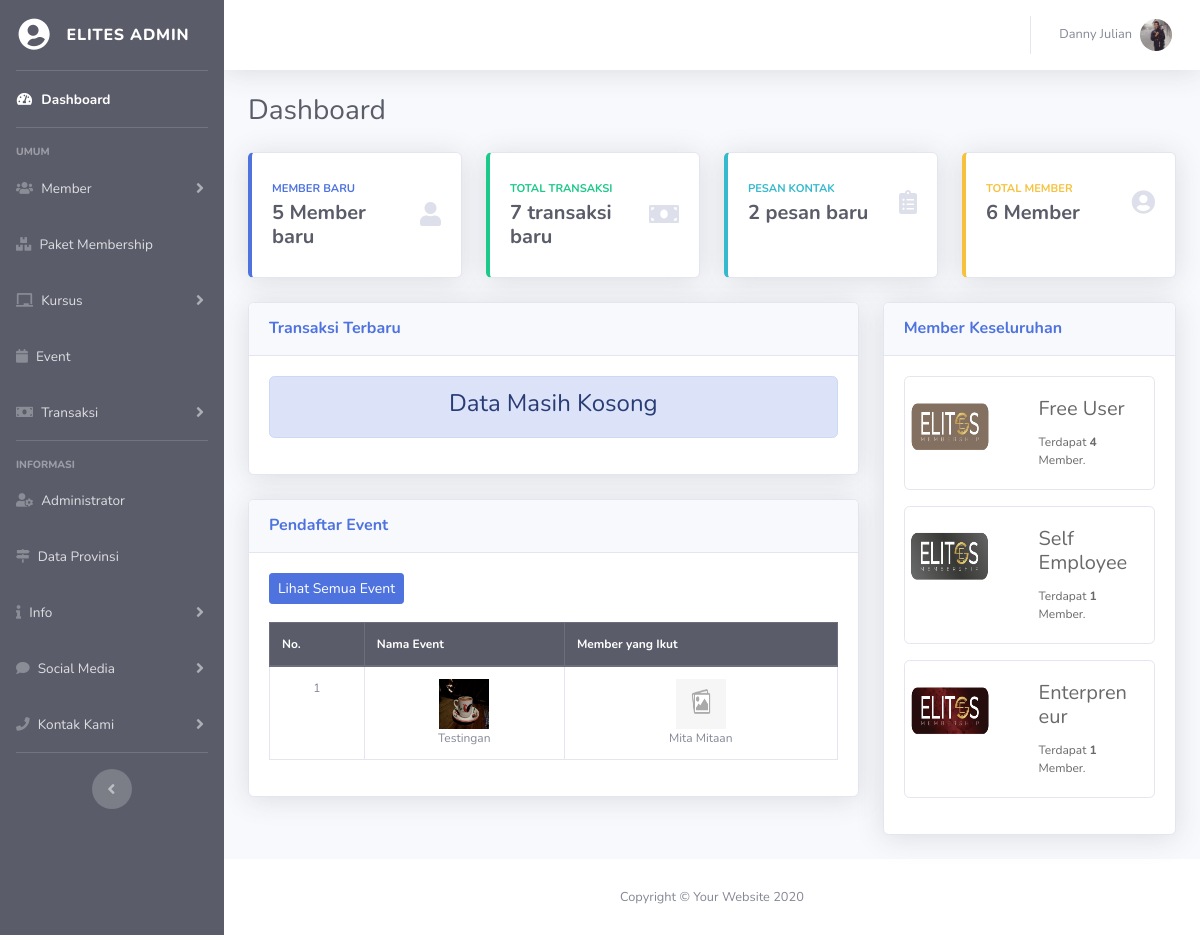
/elit-admin/index.php (signed in), run on the app's committed database.
### tables this page shows
CREATE TABLE `user` (
  `id_user` int(11) NOT NULL,
  `nama_user` varchar(50) NOT NULL,
  `alamat` text NOT NULL,
  `tgl_lahir` date NOT NULL,
  `jenis_kelamin` varchar(15) NOT NULL,
  `no_hp` varchar(15) NOT NULL,
  `email` varchar(50) NOT NULL,
  `password` varchar(15) NOT NULL,
  `foto` varchar(100) NOT NULL,
  `hak_akses` varchar(15) NOT NULL,
  `status` varchar(15) NOT NULL,
  `setuju` varchar(5) NOT NULL
);

CREATE TABLE `event_daftar` (
  `id_daftar` int(11) NOT NULL,
  `id_event` int(11) NOT NULL,
  `id_user` int(11) NOT NULL
);

CREATE TABLE `event` (
  `id_event` int(11) NOT NULL,
  `nama_event` varchar(50) NOT NULL,
  `tanggal_post` date NOT NULL,
  `deskripsi` text NOT NULL,
  `foto_event` varchar(100) NOT NULL,
  `id_user` int(11) NOT NULL,
  `lokasi` text NOT NULL,
  `venue` varchar(50) NOT NULL,
  `waktu` datetime NOT NULL,
  `harga_event` double NOT NULL,
  `kuota` int(11) NOT NULL,
  `keterangan` varchar(25) NOT NULL
);

CREATE TABLE `paket_member` (
  `id_paket` int(11) NOT NULL,
  `nama_paket` varchar(50) NOT NULL,
  `harga_member` double NOT NULL,
  `deskripsi_paket` text NOT NULL,
  `kondisi` varchar(10) NOT NULL,
  `jumlah_kelas` int(11) NOT NULL,
  `foto_paket` varchar(100) NOT NULL,
  `masa_berlaku` varchar(20) NOT NULL
);

### elit-admin/halaman/home.php (the view, shortened to what the rows shown need)
<?php
   function angkaDashboard($v, $kata)
   {
       echo
           "
        <div class='h5 mb-0 font-weight-bold text-gray-800'>$v $kata</div>
       ";
   }
   ?>
<div class="container-fluid">
    <div class="d-sm-flex align-items-center justify-content-between mb-4">
        <h1 class="h3 mb-0 text-gray-800">Dashboard</h1>
    </div>
    <div class="row">
        <div class="col-xl-3 col-md-6 mb-4">
            <div class="card border-left-primary shadow h-100 py-2">
                <div class="card-body">
                    <div class="row no-gutters align-items-center">
                        <div class="col mr-2">
                            <div class="text-xs font-weight-bold text-primary text-uppercase mb-1">Member Baru</div>
                            <?php
                               $member = $isi->eksekusiSQL("SELECT *FROM user WHERE hak_akses='Member' ORDER BY id_user DESC LIMIT 5");
                               $hitungMember = $isi->hitungData($member);
                               if ($hitungMember == 0) {
                                   angkaDashboard("Belum ada", "beberapa saat ini");
                               } else {
                                   angkaDashboard($hitungMember, "Member baru");
                               }
                            ?>
                        </div>
                        <div class="col-auto">
                            <i class="fa fa-user fa-2x text-gray-300" aria-hidden="true"></i>
                        </div>
                    </div>
                </div>
            </div>
        </div>
        <div class="col-xl-3 col-md-6 mb-4">
            <div class="card border-left-success shadow h-100 py-2">
                <div class="card-body">
                    <div class="row no-gutters align-items-center">
                        <div class="col mr-2">
                            <div class="text-xs font-weight-bold text-success text-uppercase mb-1">Total Transaksi</div>
                            <?php
                               $transaksi = $isi->eksekusiSQL("SELECT *FROM transaksi");
                               $hitungtransaksi = $isi->hitungData($transaksi);
                               if ($hitungtransaksi == 0) {
                                   angkaDashboard("Belum ada", "beberapa saat ini");
                               } else {
                                   angkaDashboard($hitungtransaksi, "transaksi baru");
                               }
                               ?>
                        </div>
                        <div class="col-auto">
                            <i class="fas fa-money-bill   fa-2x text-gray-300 "></i>
                        </div>
                    </div>
                </div>
            </div>
        </div>
        <div class="col-xl-3 col-md-6 mb-4">
            <div class="card border-left-info shadow h-100 py-2">
                <div class="card-body">
                    <div class="row no-gutters align-items-center">
                        <div class="col mr-2">
                            <div class="text-xs font-weight-bold text-info text-uppercase mb-1">Pesan Kontak</div>
                            <?php
                               $kontak = $isi->eksekusiSQL("SELECT *FROM kontak_kami");
                               $hitungKontak = $isi->hitungData($kontak);
                               if ($hitungKontak == 0) {
                                   angkaDashboard("Belum ada", "beberapa saat ini");
                               } else {
                                   angkaDashboard($hitungKontak, "pesan baru");
                               }
                               ?>
                        </div>
                        <div class="col-auto">
                            <i class="fas fa-clipboard-list fa-2x text-gray-300"></i>
                        </div>
                    </div>
                </div>
            </div>
        </div>
        <div class="col-xl-3 col-md-6 mb-4">
            <div class="card border-left-warning shadow h-100 py-2">
                <div class="card-body">
                    <div class="row no-gutters align-items-center">
                        <div class="col mr-2">
                            <div class="text-xs font-weight-bold text-warning text-uppercase mb-1">Total Member</div>
                            <?php
                               $memberAll = $isi->eksekusiSQL("SELECT *FROM user WHERE hak_akses='Member'");
                               $hitungMemberAll = $isi->hitungData($memberAll);
                               if ($hitungMemberAll == 0) {
                                   angkaDashboard("Belum ada", "beberapa saat ini");
                               } else {
                                   angkaDashboard($hitungMemberAll, "Member");
                               }
                           ?>
                        </div>
                        <div class="col-auto">
                            <i class="fa fa-user-circle fa-2x text-gray-300" aria-hidden="true"></i>
                        </div>
                    </div>
                </div>
            </div>
        </div>
    </div>
    <div class="row">
        <div class="col-xl-8 col-lg-7">
            <div class="card shadow mb-4">
                <div class="card-header py-3 d-flex flex-row align-items-center justify-content-between">
                    <h6 class="m-0 font-weight-bold text-primary">Transaksi Terbaru</h6>
                </div>
                <div class="card-body">
                <?php
                   $perintah = $isi->eksekusiSQl("SELECT *FROM
                                               transaksi
                                               INNER JOIN user ON
                                                           transaksi.id_user = user.id_user
                                               WHERE baca_admin='Belum dibaca'
                                               ORDER BY id_transaksi DESC
                                               ");
                   $hitung   = $isi->hitungData($perintah);
                   if ($hitung==0)
                   {
                       pesanKosong();
                   }
               ?>
                </div>
            </div>
            <div class="card shadow mb-4">
                <div class="card-header py-3 d-flex flex-row align-items-center justify-content-between">
                    <h6 class="m-0 font-weight-bold text-primary">Pendaftar Event</h6>
                </div>
                <div class="card-body">
                <?php
                   $perintah = $isi->eksekusiSQl("SELECT *FROM event_daftar
                                   INNER JOIN
                                   user ON user.id_user = event_daftar.id_user
                                   INNER JOIN
                                   event ON event.id_event = event_daftar.id_event
                                   ORDER BY event_daftar.id_daftar DESC");
                   $hitung   = $isi->hitungData($perintah);
                   if ($hitung==0)
                   {
                       pesanKosong();
                   }
                   else
                   {
                   echo
                   "
                   <a href='?hal=event-data' class='btn btn-primary btn-sm'>Lihat Semua Event</a>
                   <br><br>
                   <div class='table-responsive table-hover'>
                           <table class='table table-bordered' width='100%' cellspacing='0'>
                               <thead class='thead-dark'>
                                   <tr>
                                       <th>No.</th>
                                       <th>Nama Event</th>
                                       <th>Member yang Ikut</th>
                                   </tr>
                               </thead>
                               <tbody class='table-striped'>
                       ";
                       $no=1;
                       foreach($perintah as $a)
                       {
                           $nama = $a['nama_event'];
                           $foto = $a['foto_event'];
                           $autor= $a['nama_user'];
                           $fotoUs = $a['foto'];
                           if ($fotoUs=='Kosong')
                           {
                               $UserFoto = "<img src='../img/nofoto.png' width='50' height='50'>";
                           }
                           if ($foto=="Kosong")
                           {
                               $gambar = "<img src='../img/nofoto.png' width='50' height='50'>";
                           }
                           else
                           {
                               $tujuan = "../foto/event/$foto";
                               $gambar =
                               "   <a data-fancybox href='$tujuan' data-caption='$nama'>
                                       <img src='$tujuan' width='50' height='50'>
                                   </a>
                               ";
                           }
                           echo
                           "
                                   <tr>
                                       <td align='center'>$no</td>
                                       <td>
                                           <center>
                                               $gambar <br>
                                               $nama
                                           </center>
                                       </td>
                                       <td>
                                           <center>
                                               $UserFoto <br>
                                               $autor
                                           </center>
                                       </td>
                                   </tr>
                           ";
                           $no++;
                       }
                       echo
                       "
                               </tbody>
                           </table>
                       </div>
                   ";
                   }
               ?>
                </div>
            </div>
        </div>
        <div class="col-xl-4 col-lg-5">
            <div class="card shadow mb-4">
                <div class="card-header py-3 d-flex flex-row align-items-center justify-content-between">
                    <h6 class="m-0 font-weight-bold text-primary">Member Keseluruhan</h6>
                </div>
                <div class="card-body">
                    <?php
                       $tampilin = $isi->tampilData("paket_member");
                           foreach($tampilin as $a)
                           {
                               $idp    = $a['id_paket'];
                               $namaPaket   = $a['nama_paket'];
                               $foto   = $a['foto_paket'];
                               $memberPaket = $isi->eksekusiSQL("SELECT *FROM user_status WHERE id_paket='$idp'");
                               $hitungPaket = $isi->hitungData($memberPaket);
                               if ($hitungPaket==0)
                               {
                                   $pesanPaket=
                                   "
                                       <p class='card-text'>
                                           Belum ada Member untuk paket ini.
                                       </p>
                                   ";
                               }
                               else
                               {
                                   $pesanPaket=
                                   "
                                       <p class='card-text'>
                                           Terdapat <b>$hitungPaket</b> Member.
                                       </p>
                                   ";
                               }
                               if ($foto=='Kosong')
                               {
                                   $gambar = "<img class='rounded-circle' src='../img/nofoto.png' width='50' height='50'><br> <br>";
                                   $box = "";
                               }
                               else
                               {
                                   $tujuan = "../foto/paket/$foto";
                                   $box =
                                   "
                                       <center>
                                       <img src='$tujuan' width='100%' height='70' style='margin-top:15px;'>
                                       </center>
                                   ";
                               }
                               echo
                               "
                               <a href='?hal=member-paket&idp=$idp' class='card mb-3 kartu' style='width: 100%; font-size:12px;'>
                                   <div class='row g-0'>
                                   <div class='col-md-5'>
                                       $box
                                   </div>
                                   <div class='col-md-7'>
                                       <div class='card-body'>
                                       <h5 class='card-title'>$namaPaket</h5>
                                           $pesanPaket
                                       </div>
                                   </div>
                                   </div>
                               </a>
                               ";
                           }
                       ?>
                </div>
            </div>
        </div>
    </div>
</div>

### elit-admin/fungsi/menu-atas.php (shortened to what the rows shown need)
<nav class="navbar navbar-expand navbar-light bg-white topbar mb-4 static-top shadow">
<ul class="navbar-nav ml-auto">
  <li class="nav-item dropdown no-arrow">
    <a class="nav-link dropdown-toggle" href="#" id="userDropdown" role="button" data-toggle="dropdown" aria-haspopup="true" aria-expanded="false">
      <span class="mr-2 d-none d-lg-inline text-gray-600 small"><?php echo $namauser; ?></span>
      <img class="img-profile rounded-circle" src="<?php echo $gambarLogin; ?>">
    </a>
  </li>
</ul>
</nav>

### data on the page
user: nama_user "Danny Julian", foto (picture)
event_daftar: id_event.foto_event (picture), id_event.nama_event "Testingan", id_user.nama_user "Mita Mitaan"
paket_member: foto_paket (picture), nama_paket "Free User", hitungPaket "4"
paket_member: foto_paket (picture), nama_paket "Self Employee", hitungPaket "1"
paket_member: foto_paket (picture), nama_paket "Enterpreneur", hitungPaket "1"

### other printed values
$v "5 7 2 6"
$kata "Member baru transaksi baru pesan baru Member"
